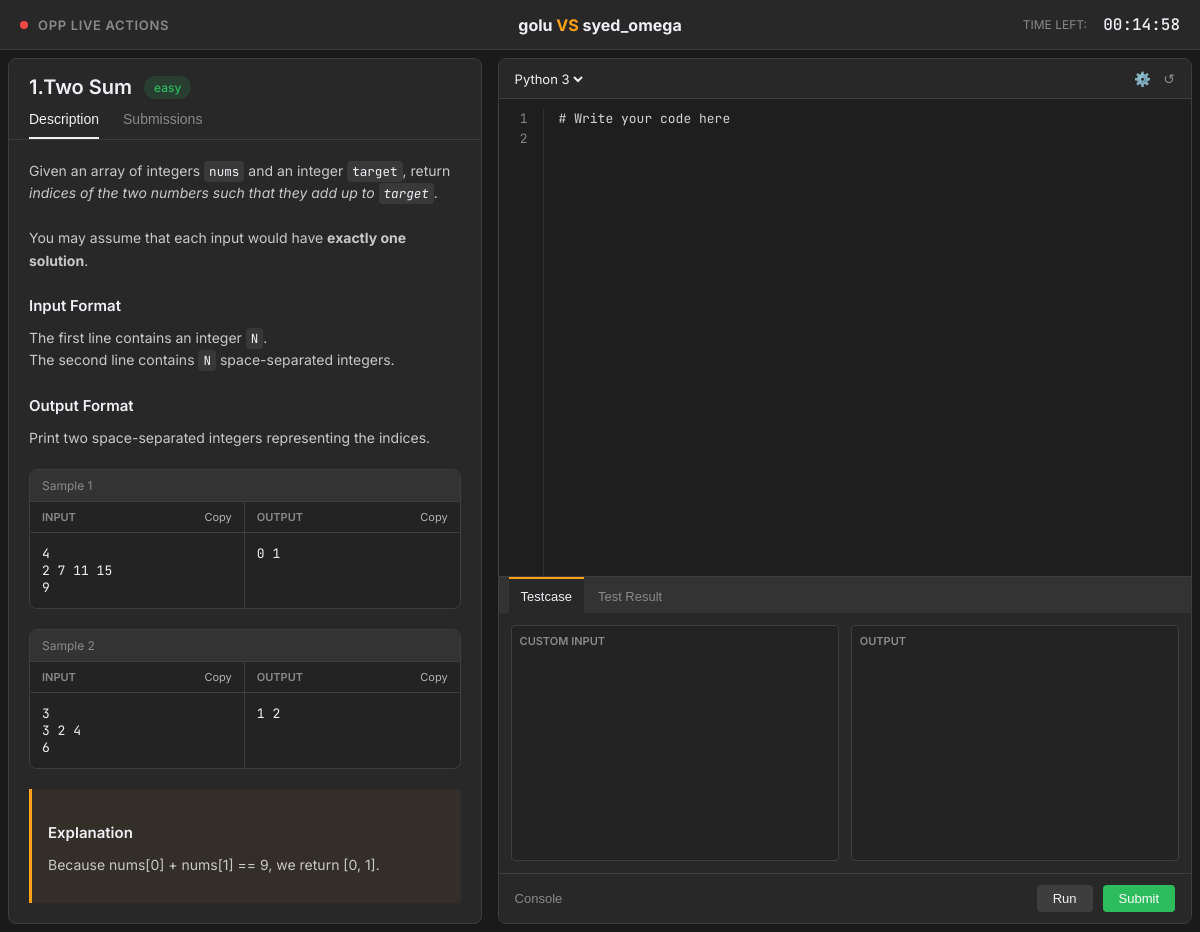
The app's page /battle/battle_arena/852206de-65cc-42a5-b886-55ac5cc19ad5/ (signed in) with its own data.
### battle/models.py (models this page shows, shortened)
class Problems(models.Model):
    title = models.CharField(max_length=255)
    description = models.TextField()
    difficulty = models.CharField(max_length=10, choices=[('easy', 'Easy'), ('medium', 'Medium'), ('hard', 'Hard')])
    input_format = models.TextField(default="No format provided")
    output_format = models.TextField(default="No format provided")
    samples = models.JSONField(default=list)
    explanation = models.TextField(null=True, blank=True)
    created_at = models.DateTimeField(auto_now_add=True)

### battle/views.py (the view)
# urls.py: path('battle_arena/<str:battle_id>/', views.battle_arena, name='battle_arena'),
@login_required(login_url='login')
def battle_arena(request,battle_id):
    battle = Battle.objects.filter(id=battle_id).first()
    if not battle:
        return HttpResponse("Battle does not exist")
    if battle.status.lower() == 'done':
        return HttpResponse("Battle is done for. Go find a job")
    if request.user != battle.user_a and request.user != battle.user_b:
        return HttpResponse("Cheating User? Yes Papa!")
    question = battle.problem
    user_a = battle.user_a if request.user == battle.user_a else battle.user_b
    user_b = battle.user_a if user_a != battle.user_a else battle.user_b
    return render(request,'battle/index.html',{'battle_id':battle_id, 'question':question, 'user_a':user_a, 'user_b':user_b})

### battle/templates/battle/index.html (shortened to what this page needs)
{% extends 'battle/base.html' %}
{% load static %}
{% block content %}
<nav class="navbar">
    <div class="nav-left">
        <div class="opp-status-container">
            <div class="pulse-dot"></div>
            <span class="opp-text">OPP LIVE ACTIONS</span>
        </div>
    </div>
    <div class="nav-center">
        <span class="vs-text">{{ user_a.username }} <span class="vs-accent">VS</span> {{ user_b.username }}</span>
    </div>
    <div class="nav-right">
        <span class="timer-label">TIME LEFT:</span>
        <span class="timer-value" id="timer">00:15:00</span>
    </div>
</nav>
<div class="workspace">
    <div class="pane pane-left" id="leftPane">
        <div class="problem-header">
            <div class="problem-title-row">
                <h1 class="problem-title" id="problemTitle"><span id="problemId">{{ question.id }}.</span>{{ question.title }}</h1>
                <span class="badge diff-easy" id="problemDifficulty">{{ question.difficulty }}</span>
            </div>
            <div class="problem-tabs">
                <button class="tab-btn active" data-tab="desc">Description</button>
                <button class="tab-btn" data-tab="submissions">Submissions</button>
            </div>
        </div>
        <div class="problem-content scroll-container">
            <div id="desc" class="tab-content active">
                <div class="p-text">
                    {{ question.description|safe }}
                </div>
                <h3 class="section-title">Input Format</h3>
                <p class="p-text">{{ question.input_format|safe }}</p>
                <h3 class="section-title">Output Format</h3>
                <p class="p-text">{{ question.output_format|safe }}</p>
                {% for sample in question.samples %}
                <div class="sample-case">
                    <div class="sample-header">
                        <span>Sample {{ forloop.counter }}</span>
                    </div>
                    <div class="io-grid">
                        <div class="io-block">
                            <div class="io-title-row">
                                <span class="io-label">Input</span>
                                <span class="copy-btn" data-target="input">Copy</span>
                            </div>
                            <pre class="io-content">{{ sample.input }}</pre>
                        </div>
                        <div class="io-block">
                            <div class="io-title-row">
                                <span class="io-label">Output</span>
                                <span class="copy-btn" data-target="output">Copy</span>
                            </div>
                            <pre class="io-content">{{ sample.output }}</pre>
                        </div>
                    </div>
                </div>
                {% endfor %}
                {% if question.explanation %}
                <div class="explanation-box">
                    <h3 class="section-title">Explanation</h3>
                    <p class="p-text">{{ question.explanation|safe }}</p>
                </div>
                {% endif %}
            </div>
        </div>
    </div>
    <div class="resizer resizer-horizontal" id="dragHandle"></div>
    <div class="pane pane-right" id="rightPane">
        <div class="editor-section" id="editorSection">
            <div class="editor-toolbar">
                <div class="lang-selector-container">
                    <select class="lang-select">
                        <option value="python">Python 3</option>
                    </select>
                </div>
                <div class="editor-actions">
                    <button class="icon-btn" title="Settings">⚙️</button>
                    <button class="icon-btn" title="Reset Code">↺</button>
                </div>
            </div>
            <div class="monaco-placeholder editable-monaco">
                <div class="line-numbers" id="lineNumbers">
                </div>
                <textarea class="code-area-input" id="codeEditor" spellcheck="false">
# Write your code here
</textarea>
            </div>
        </div>
        <div class="resizer resizer-vertical" id="dragHandleVertical"></div>
        <div class="bottom-section" id="bottomSection">
            <div class="testcase-panel-header">
                <div class="tc-tabs">
                    <button class="tc-tab active" data-target="tc-input">Testcase</button>
                    <button class="tc-tab" data-target="tc-result">Test Result</button>
                </div>
            </div>
            <div class="testcase-body">
                <div id="tc-input" class="tc-view active">
                    <div class="tc-split-view">
                        <div class="tc-box">
                            <label class="io-label">Custom Input</label>
                            <textarea class="tc-textarea" spellcheck="false">
</textarea>
                        </div>
                        <div class="tc-box">
                            <label class="io-label">Output</label>
                            <textarea class="tc-textarea readonly" readonly spellcheck="false"></textarea>
                        </div>
                    </div>
                </div>
            </div>
            <div class="action-bar-footer">
                <button class="btn-console">Console</button>
                <div class="run-submit-group">
                    <button class="btn-run">Run</button>
                    <button class="btn-submit">Submit</button>
                </div>
            </div>
        </div>
    </div>
</div>
{% endblock %}

### battle/templates/battle/base.html (style rules this page uses)
body { background-color: #1a1a1a; color: #eff1f6; margin: 0; font-family: 'Inter', system-ui, -apple-system, sans-serif; overflow: hidden; }

### records on screen
Problems: id "1", title "Two Sum", difficulty "easy", description "Given an array of integers nums and an integer target , return indices of the two numbers such that they add up to target . You may assume that each input would have exactly one solution .", input_format "The first line contains an integer N . The second line contains N space-separated integers.", output_format "Print two space-separated integers representing the indices.", explanation "Because nums[0] + nums[1] == 9, we return [0, 1]."

### other values on screen
{{ user_a.username }} "golu"
{{ user_b.username }} "syed_omega"
{{ sample.input }} "4 2 7 11 15 9" "3 3 2 4 6"
{{ sample.output }} "0 1" "1 2"
